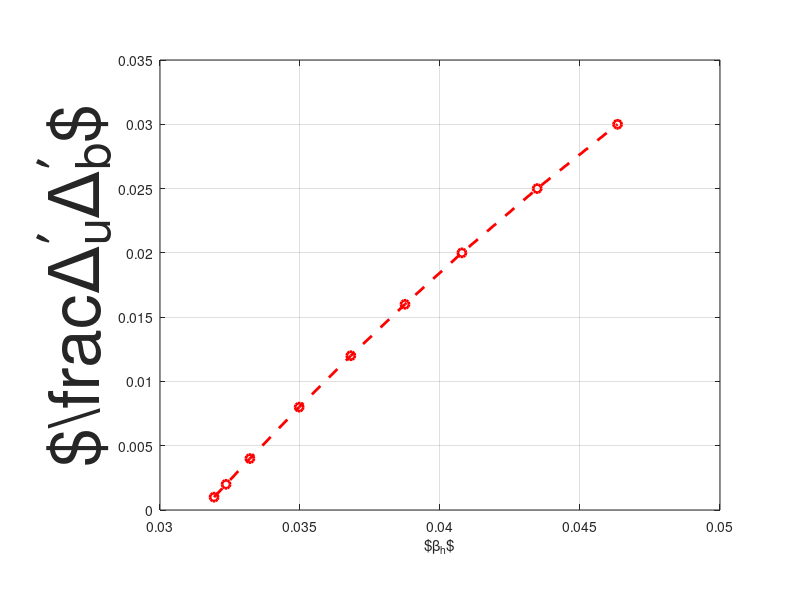

Write the MATLAB code that produced this figure.
clear;
clf;

gamma=[0.001            0.002            0.004           0.008          0.012               0.016           0.02            0.025                   0.03];
omega=[0.880530166626   0.880056095123   0.879152965546  0.877464962006 0.875923824310      0.874520969391  0.873249721527  0.871835422516        0.870606136322];
beta_h=[0.031930639361  0.032359585558   0.033210189630  0.034970529593 0.036814950984      0.038749959036  0.040782435211  0.043471629399        0.046340875013];


 set(gcf,'Units','points','position',[100 500 800 600],'Color',[1 1 1]);
% 
% % 
 hax=axes('Position',[0.2 0.15 0.7 0.75],'FontSize',24,'FontName','Latex'); 

plot(beta_h,gamma,'ro--','LineWidth',2);
xlabel('$\beta_h$');
ylabel('$\frac{\Delta_u^\prime}{\Delta_b^\prime}$','FontSize',50);
ylim([0 0.035]);
grid on;



